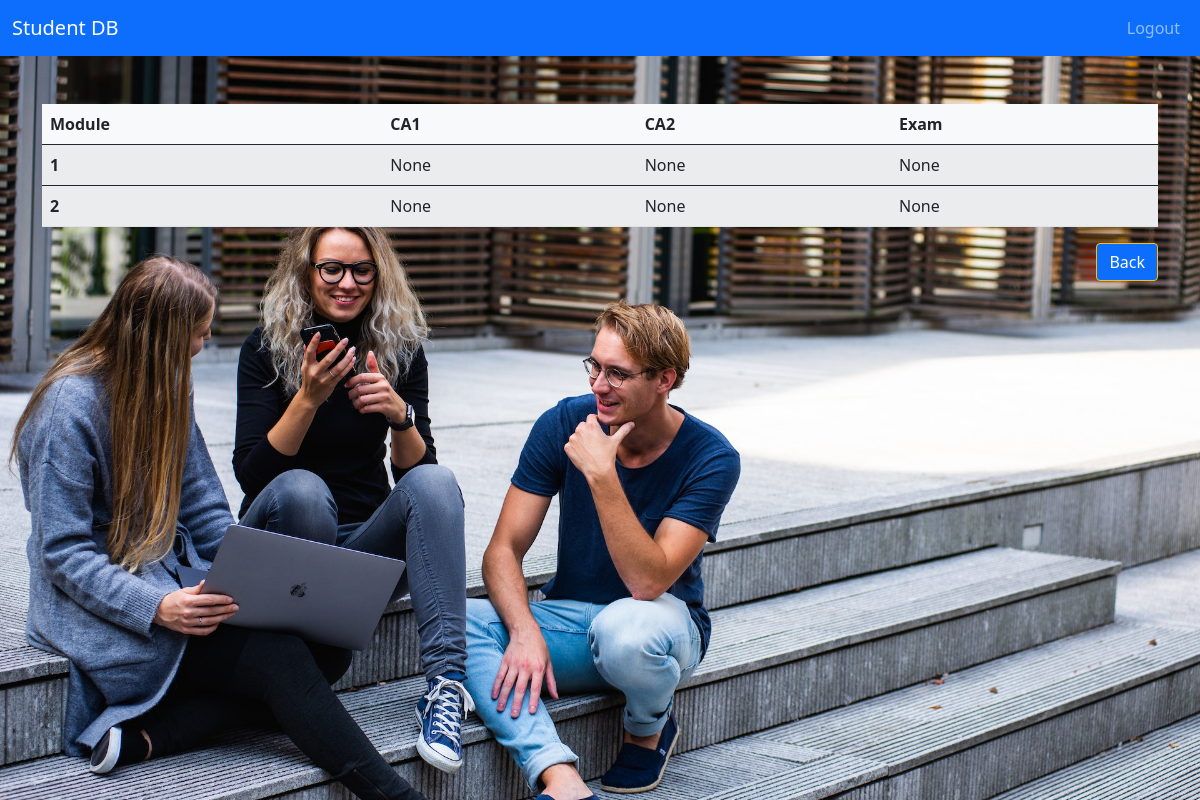
/student_grades_check/2 (signed in), run on an earlier commit of the app's database.
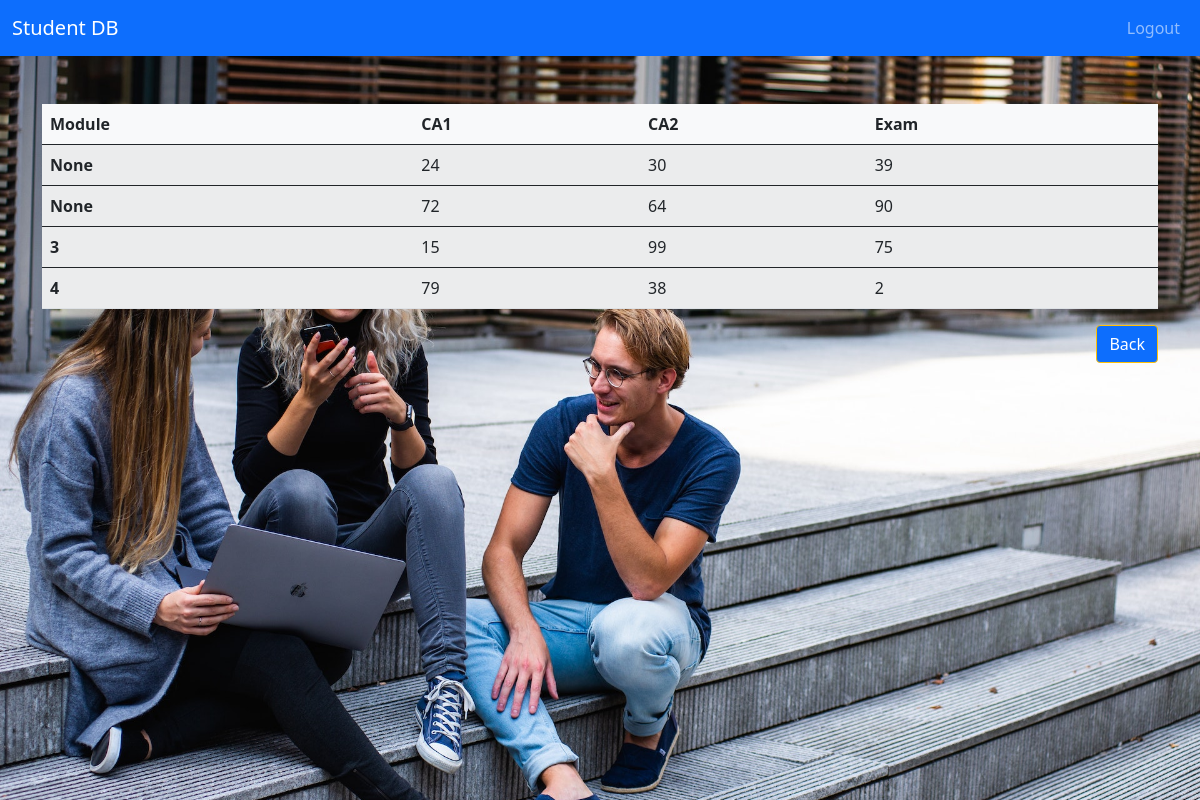
And on a later commit of the database.
### application/models.py (models this page shows)
class Enrolments(db.Model):
    id = db.Column(db.Integer, primary_key=True)
    enrol_student_id = db.Column('students_id', db.Integer, db.ForeignKey('students.id')) # FK students
    enrol_module_id = db.Column('modules_id', db.Integer, db.ForeignKey('modules.id')) # FK modules
    academic_year = db.Column(db.Date, nullable=False)
    ca1_score = db.Column(db.Integer)
    ca2_score = db.Column(db.Integer)
    exam_score = db.Column(db.Integer)

### application/routes.py (the view, shortened to what this page needs)
@app.route("/student_grades_check/<int:student_id>", methods=["GET", "POST"])
def student_grades_check(student_id):
    if session['user_email']:
        enrolments = Enrolments.query.filter_by(enrol_student_id=student_id).all()
    return render_template("student_grades.html", enrolments=enrolments)

### templates/student_grades.html
{% extends "base.html" %}
{% block content %}
<section>
    <div class="container pt-5">
        <table class="table table-striped bg-light">
            <thead>
              <tr>
                <th scope="col">Module</th>
                <th scope="col">CA1</th>
                <th scope="col">CA2</th>
                <th scope="col">Exam</th>
              </tr>
            </thead>
            {% for enrolment in enrolments %}
            <tbody>
              <tr>
                <th scope="row">{{ enrolment.enrol_module_id }}</th>
                <td> {{ enrolment.ca1_score }} </td>
                <td> {{ enrolment.ca2_score }} </td>
                <td> {{ enrolment.exam_score }} </td>
              </tr>
            </tbody>
            {% endfor %}
        </table>
        <div class="text-end">
        <a href="{{ url_for('profile', user_email=session['user_email']) }}" class="btn btn-primary border-warning">Back</a>
        </div>
    </div>
</section>
{% endblock %}

### templates/base.html (shortened to what this page needs)
<!DOCTYPE html>
<html lang="en">
<head>
    <link href="https://cdn.jsdelivr.net/npm/bootstrap@5.0.2/dist/css/bootstrap.min.css" rel="stylesheet">
    <link rel="stylesheet" href="{{ url_for('static', filename='css/style.css') }}" type="text/css">
</head>
<body>
    <nav class="navbar navbar-expand-lg navbar-dark bg-primary">
        <div class="container-fluid">
            <a class="navbar-brand" href="{{ url_for('home') }}">Student DB</a>
            <div class="collapse navbar-collapse" id="navbarText">
                <ul class="navbar-nav ms-auto mb-2 mb-lg-0">
                    {% if session.user_email %}
                    <li class="nav-item">
                        <a class="nav-link" href="{{ url_for('logout') }}">Logout</a>
                    </li>
                    {% endif %}
                </ul>
            </div>
        </div>
    </nav>
    <main  id="bg-image">
        {% block content %}
        {% endblock %}
    </main>
</body>
</html>

### static/css/style.css (style rules this page uses)
body { color: white; }
#bg-image { background-image: url(/static/img/pexels-buro-millennial-1438072.jpg); background-color: #00f3fc; height: calc(100vh - 56px); background-position: center; background-repeat: no-repeat; background-size: cover; }

What changed in the data, as far as the page shows it:
no longer on this page (row edited): Enrolments: enrol_module_id "1", ca1_score "None", ca2_score "None", exam_score "None"
changed Enrolments (number 1 of 4 on the later page): enrol_module_id "2" → "None"; ca1_score "None" → "24"; ca2_score "None" → "30"; exam_score "None" → "39"
now on this page (row edited): Enrolments: enrol_module_id "None", ca1_score "72", ca2_score "64", exam_score "90"
now on this page (row edited): Enrolments: enrol_module_id "3", ca1_score "15", ca2_score "99", exam_score "75"
now on this page (row edited): Enrolments: enrol_module_id "4", ca1_score "79", ca2_score "38", exam_score "2"
